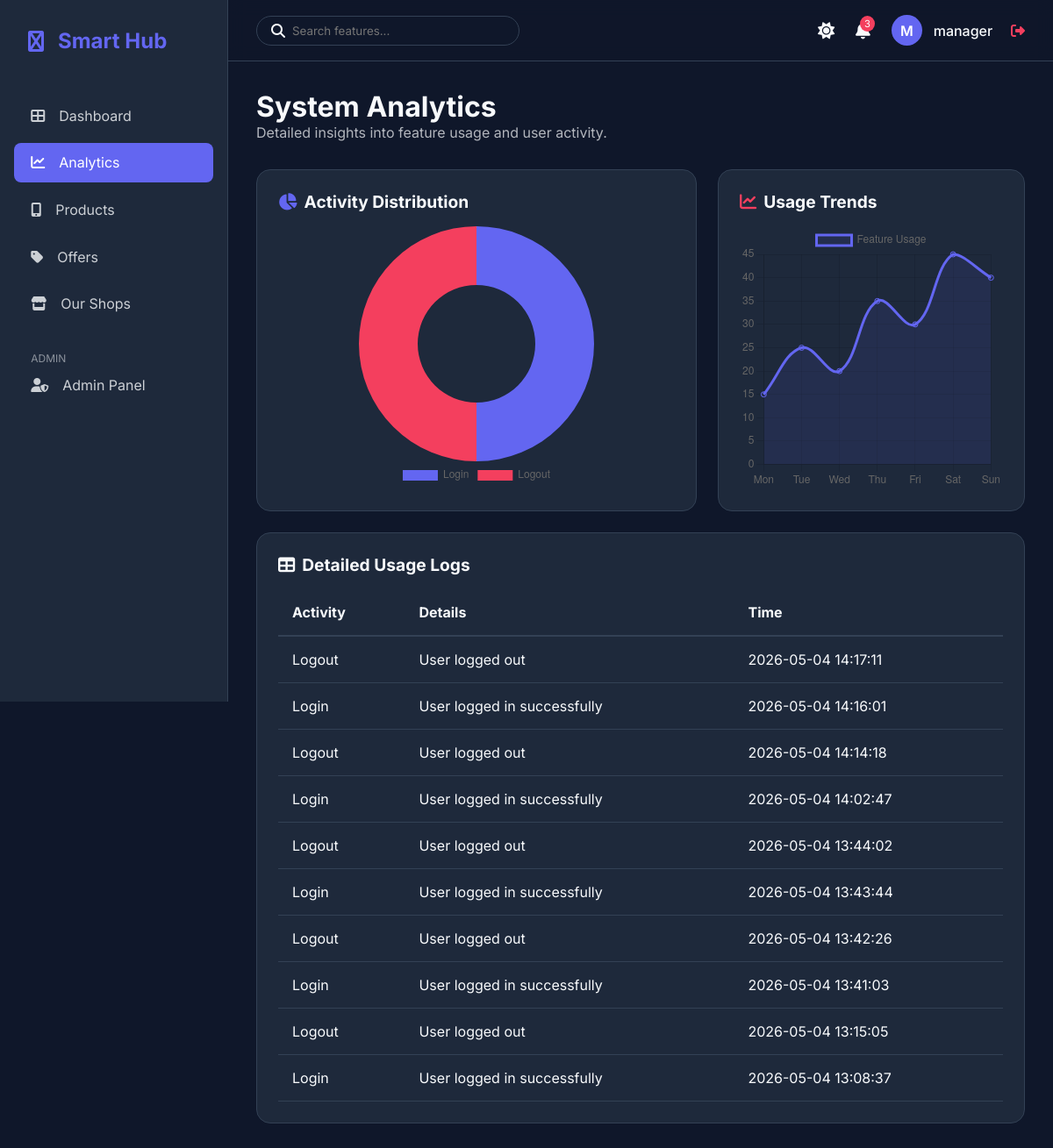
Screenshot of /analytics (signed in) with the database file from the repository.
### tables this page shows
CREATE TABLE activity_logs (
            id INTEGER PRIMARY KEY AUTOINCREMENT,
            user_id INTEGER,
            activity_type TEXT NOT NULL,
            description TEXT,
            timestamp TIMESTAMP DEFAULT CURRENT_TIMESTAMP,
            FOREIGN KEY (user_id) REFERENCES users (id)
        );

### app.py (the view)
@app.route('/analytics')
@login_required
def analytics():
    user_id = session.get('user_id')
    labels = []
    values = []
    recent_logs = []
    if user_id:
        activity_counts = g.db.execute("""
            SELECT activity_type, COUNT(*) as count
            FROM activity_logs
            WHERE user_id = ?
            GROUP BY activity_type
        """, (user_id,)).fetchall()
        labels = [row['activity_type'] for row in activity_counts]
        values = [row['count'] for row in activity_counts]
        recent_logs = g.db.execute("""
            SELECT activity_type, description, timestamp
            FROM activity_logs
            WHERE user_id = ?
            ORDER BY timestamp DESC LIMIT 10
        """, (user_id,)).fetchall()
    if session.get('role') != 'manager' and not session.get('admin_logged_in'):
        flash("You do not have permission to view analytics.", "warning")
        return redirect(url_for('dashboard'))
    return render_template('dashboard/analytics.html',
                           labels=labels,
                           values=values,
                           logs=recent_logs)

### app.py (called while the page is built)
@app.before_request
def before_request():
    g.db = get_db_connection()
    if request.path.startswith('/admin') and request.path != '/admin/login':
        if 'admin_logged_in' not in session:
            return redirect(url_for('admin_login'))

@app.teardown_request
def teardown_request(exception):
    db = getattr(g, 'db', None)
    if db is not None:
        db.close()

def login_required(f):
    @wraps(f)
    def decorated_function(*args, **kwargs):
        if 'user_id' not in session and 'admin_logged_in' not in session:
            flash("Please log in to access this page.", "warning")
            return redirect(url_for('login'))
        return f(*args, **kwargs)
    return decorated_function

### database.py (called while the page is built)
def get_db_connection():
    conn = sqlite3.connect(DB_NAME)
    conn.row_factory = sqlite3.Row
    return conn

### templates/dashboard/analytics.html
{% extends "base.html" %}
{% block content %}
<div class="dashboard-header" style="margin-bottom: 2rem;">
    <h1>System Analytics</h1>
    <p style="opacity: 0.7;">Detailed insights into feature usage and user activity.</p>
</div>
<div class="grid-2">
    <div class="feature-card">
        <h2><i class="fas fa-chart-pie" style="color: var(--primary-color);"></i> Activity Distribution</h2>
        <div style="height: 300px; display: flex; justify-content: center;">
            <canvas id="activityChart"></canvas>
        </div>
    </div>
    <div class="feature-card">
        <h2><i class="fas fa-chart-line" style="color: var(--secondary-color);"></i> Usage Trends</h2>
        <div style="height: 300px;">
            <canvas id="trendChart"></canvas>
        </div>
    </div>
</div>
<div class="feature-card">
    <h2><i class="fas fa-table"></i> Detailed Usage Logs</h2>
    <table style="width: 100%; border-collapse: collapse; margin-top: 1rem;">
        <thead>
            <tr style="border-bottom: 2px solid var(--border-color); text-align: left;">
                <th style="padding: 1rem;">Activity</th>
                <th style="padding: 1rem;">Details</th>
                <th style="padding: 1rem;">Time</th>
            </tr>
        </thead>
        <tbody>
            {% if logs %}
                {% for log in logs %}
                <tr style="border-bottom: 1px solid var(--border-color);">
                    <td style="padding: 1rem;">{{ log.activity_type }}</td>
                    <td style="padding: 1rem;">{{ log.description }}</td>
                    <td style="padding: 1rem;">{{ log.timestamp }}</td>
                </tr>
                {% endfor %}
            {% else %}
                <tr>
                    <td colspan="3" style="padding: 2rem; text-align: center; opacity: 0.5;">No activity logs found yet.</td>
                </tr>
            {% endif %}
        </tbody>
    </table>
</div>
<script>
    document.addEventListener('DOMContentLoaded', function() {
        // 1. Check if Chart.js is loaded
        if (typeof Chart === 'undefined') {
            console.error('Chart.js library not found!');
            return;
        }
        // 2. Initialize Activity Chart (Doughnut)
        const activityCtx = document.getElementById('activityChart');
        if (activityCtx) {
            new Chart(activityCtx.getContext('2d'), {
                type: 'doughnut',
                data: {
                    labels: {{ labels | tojson | safe }},
                    datasets: [{
                        data: {{ values | tojson | safe }},
                        backgroundColor: ['#6366f1', '#f43f5e', '#f59e0b', '#10b981', '#8b5cf6'],
                        borderWidth: 0
                    }]
                },
                options: {
                    responsive: true,
                    maintainAspectRatio: false,
                    plugins: {
                        legend: { position: 'bottom' }
                    }
                }
            });
        }
        // 3. Initialize Usage Trends (Line)
        const trendCtx = document.getElementById('trendChart');
        if (trendCtx) {
            new Chart(trendCtx.getContext('2d'), {
                type: 'line',
                data: {
                    labels: ['Mon', 'Tue', 'Wed', 'Thu', 'Fri', 'Sat', 'Sun'],
                    datasets: [{
                        label: 'Feature Usage',
                        data: [15, 25, 20, 35, 30, 45, 40],
                        borderColor: '#6366f1',
                        backgroundColor: 'rgba(99, 102, 241, 0.1)',
                        tension: 0.4,
                        fill: true
                    }]
                },
                options: {
                    responsive: true,
                    maintainAspectRatio: false,
                    scales: {
                        y: { beginAtZero: true }
                    }
                }
            });
        }
    });
</script>
{% endblock %}

### static/css/style.css (style rules this page uses)
:root { --primary-color: #6366f1; --primary-hover: #4f46e5; --secondary-color: #f43f5e; --bg-light: #f8fafc; --bg-dark: #0f172a; --card-light: #ffffff; --card-dark: #1e293b; --text-light: #1e293b; --text-dark: #f8fafc; --sidebar-width: 260px; --transition-speed: 0.3s; --glass-bg: rgba(255, 255, 255, 0.1); --glass-border: rgba(255, 255, 255, 0.2); }
[data-theme="dark"] { --bg-color: var(--bg-dark); --card-bg: var(--card-dark); --text-color: var(--text-dark); --sidebar-bg: #1e293b; --navbar-bg: rgba(15, 23, 42, 0.8); --border-color: #334155; }
* { margin: 0; padding: 0; box-sizing: border-box; font-family: 'Inter', sans-serif; }
body { background-color: var(--bg-color); color: var(--text-color); transition: background-color var(--transition-speed), color var(--transition-speed); overflow-x: hidden; }
.grid-2 { display: grid; grid-template-columns: 2fr 1fr; gap: 1.5rem; }
.feature-card { background: var(--card-bg); border-radius: 1rem; border: 1px solid var(--border-color); padding: 1.5rem; margin-bottom: 1.5rem; }
.feature-card h2 { margin-bottom: 1rem; font-size: 1.2rem; display: flex; align-items: center; gap: 0.5rem; }

### rows the page displays
activity_logs: activity_type "Logout", description "User logged out", timestamp "2026-05-04 14:17:11"
activity_logs: activity_type "Login", description "User logged in successfully", timestamp "2026-05-04 14:16:01"
activity_logs: activity_type "Logout", description "User logged out", timestamp "2026-05-04 14:14:18"
activity_logs: activity_type "Login", description "User logged in successfully", timestamp "2026-05-04 14:02:47"
activity_logs: activity_type "Logout", description "User logged out", timestamp "2026-05-04 13:44:02"
activity_logs: activity_type "Login", description "User logged in successfully", timestamp "2026-05-04 13:43:44"
activity_logs: activity_type "Logout", description "User logged out", timestamp "2026-05-04 13:42:26"
activity_logs: activity_type "Login", description "User logged in successfully", timestamp "2026-05-04 13:41:03"
activity_logs: activity_type "Logout", description "User logged out", timestamp "2026-05-04 13:15:05"
activity_logs: activity_type "Login", description "User logged in successfully", timestamp "2026-05-04 13:08:37"

### other values shown
{{ session.get('username')[0].upper() if session.get('username') else 'U' }} "M"
{{ session.get('username') }} "manager"
chart data {{ labels | tojson | safe }} ["Login", "Logout"]
chart data {{ values | tojson | safe }} [7, 7]
